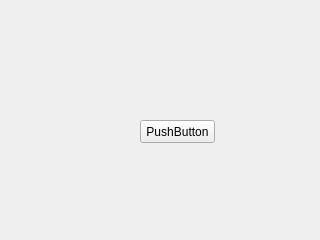
<?xml version="1.0" encoding="UTF-8"?>
<ui version="4.0">
 <class>Form</class>
 <widget class="QWidget" name="Form">
  <property name="geometry">
   <rect>
    <x>0</x>
    <y>0</y>
    <width>320</width>
    <height>240</height>
   </rect>
  </property>
  <property name="windowTitle">
   <string>Form</string>
  </property>
  <widget class="QPushButton" name="pushButton">
   <property name="geometry">
    <rect>
     <x>140</x>
     <y>120</y>
     <width>75</width>
     <height>23</height>
    </rect>
   </property>
   <property name="text">
    <string>PushButton</string>
   </property>
  </widget>
 </widget>
 <resources/>
 <connections/>
</ui>
